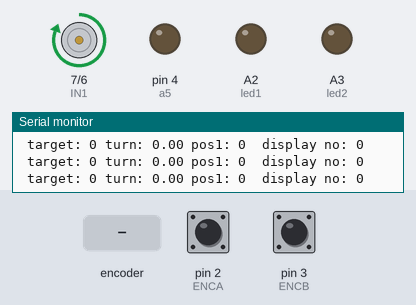
The sketch below on a simulated Arduino Uno, built with avr-gcc and run on an emulated ATmega328P. Parts: motor-driver pin pairs drawn as motors (green arrow = first pin HIGH = forward, orange = second pin HIGH = backward, longer = more drive), output pins drawn as LEDs (lit = HIGH), the last lines printed to the serial monitor. The inputs (shaded band) are chosen by the test bench; at power-on: pin 2 (ENCA) HIGH, pin 3 (ENCB) HIGH.

Above: at 1.2 s.
1.3 s: rotary encoder on pin 2 (ENCA) / pin 3 (ENCB) turned 1 step (first pin leading)
At 2.0 s:
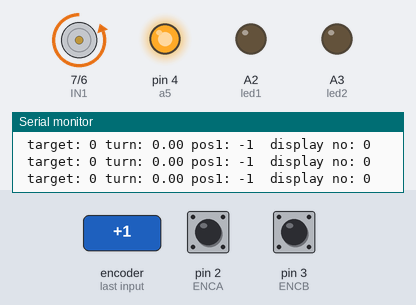
3.0 s: rotary encoder on pin 2 (ENCA) / pin 3 (ENCB) turned 2 steps (second pin leading)
At 3.18 s:
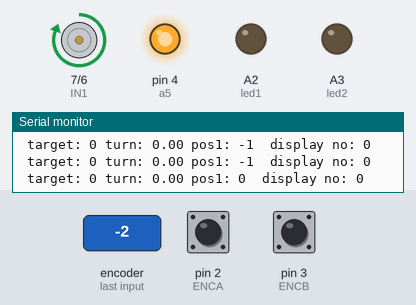
Timing chart, 0 to 6.0 s (numbered marks = the images above; inputs shaded):
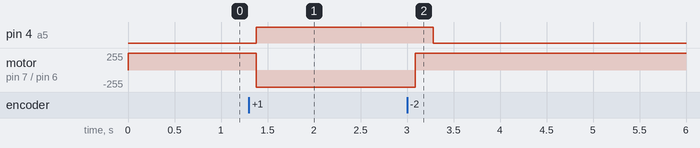

Measured:
- after the input at 1.3 s, pin 4 (a5): LOW → HIGH after 0.08 s; motor on pin 7 (IN1) / pin 6 (IN2): forward 255/255 → backward 255/255 after 0.08 s
- after the input at 3.0 s, pin 4 (a5): HIGH → LOW after 0.28 s; motor on pin 7 (IN1) / pin 6 (IN2): backward 255/255 → forward 255/255 after 0.09 s

The sketch:

project_3_son_1.ino
```cpp
#include <util/atomic.h>
#include<Wire.h>
#define ENCA 2 // YELLOW
#define ENCB 3 // WHITE

#define IN2 6
#define IN1 7


volatile int posi = 0;
long prevT = 0;
float eprev = 0;
float eintegral = 0;
float turn;
int a1 = 8;
int a2 = 9;
int a3 = 10;
int a4 = 11;
int a5 = 4;
int led1= A2;
int led2= A3;


int x;
int n;
int d1;
int t=0;
int pos = 0;
int target =0;

void setup() {

  Serial.begin(9600);
  pinMode(0,INPUT_PULLUP);
  pinMode(ENCA,INPUT_PULLUP);
  pinMode(ENCB,INPUT_PULLUP);
  attachInterrupt(digitalPinToInterrupt(ENCA),readEncoder,RISING);
  pinMode(a5, OUTPUT);

  pinMode(IN1,OUTPUT);
  pinMode(IN2,OUTPUT);

  Serial.println("target pos");
}

void loop() {


 d1=pos/290;
 disp1(d1);


  while (Serial.available()>0 ){

  turn = Serial.parseFloat();


  }
  target = turn*290;
  if(pos>2610){
   analogWrite(led1,0);
   analogWrite(led2,255);
    digitalWrite(5,HIGH);
    digitalWrite(12,HIGH);
  }
  else if(pos<-2610){
   analogWrite(led1,255);
   analogWrite(led2,0);
    digitalWrite(5,HIGH);
    digitalWrite(12,HIGH);
  }
  else {
   analogWrite(led1,0);
   analogWrite(led2,0);
    digitalWrite(5,LOW);
    digitalWrite(12,LOW);
  }

  if(pos<0){
   digitalWrite(a5, HIGH);
  }
  else if (pos>0){
  digitalWrite(a5, LOW);

  }

    Serial.print(" target: ");
    Serial.print(target);
    Serial.print(" turn: ");
    Serial.print(turn);
    Serial.print(" pos1: ");
    Serial.print(pos);
    Serial.print("  display no: ");
    Serial.println(d1);


  float kp = 1;
  float kd = 0.025;
  float ki = 0.0;


  long currT = micros();
  float deltaT = ((float) (currT - prevT))/( 1.0e6 );
  prevT = currT;


  ATOMIC_BLOCK(ATOMIC_RESTORESTATE) {
    pos = posi;
  }


  int e = pos - target;


  float dedt = (e-eprev)/(deltaT);


  eintegral = eintegral + e*deltaT;


  float u = kp*e + kd*dedt + ki*eintegral;


  int dir = 1;
  if(u<0){
    dir = -1;
  }


  setMotor(dir,IN1,IN2);


  eprev = e;


}

void setMotor(int dir, int in1, int in2){
  if(dir == 1){
    digitalWrite(in1,HIGH);
    digitalWrite(in2,LOW);
  }
  else if(dir == -1){
    digitalWrite(in1,LOW);
    digitalWrite(in2,HIGH);
  }
  else{
    digitalWrite(in1,LOW);
    digitalWrite(in2,LOW);
  }
}
void disp1(int num)
{

  if(num == 0)
  {
    digitalWrite(a1, LOW);
    digitalWrite(a2, LOW);
    digitalWrite(a3, LOW);
    digitalWrite(a4, LOW);
  }
  if(num == 1 || num == -1)
  {
    digitalWrite(a1, HIGH);
    digitalWrite(a2, LOW);
    digitalWrite(a3, LOW);
    digitalWrite(a4, LOW);
  }
  if(num == 2 || num == -2)
  {
    digitalWrite(a1, LOW);
    digitalWrite(a2, HIGH);
    digitalWrite(a3, LOW);
    digitalWrite(a4, LOW);
  }
  if(num == 3 || num == -3)
  {
    digitalWrite(a1, HIGH);
    digitalWrite(a2, HIGH);
    digitalWrite(a3, LOW);
    digitalWrite(a4, LOW);
  }
  if(num == 4 || num == -4)
  {
    digitalWrite(a1, LOW);
    digitalWrite(a2, LOW);
    digitalWrite(a3, HIGH);
    digitalWrite(a4, LOW);
  }
  if(num == 5 || num == -5)
  {
    digitalWrite(a1, HIGH);
    digitalWrite(a2, LOW);
    digitalWrite(a3, HIGH);
    digitalWrite(a4, LOW);
  }
  if(num == 6 || num == -6)
  {
    digitalWrite(a1, LOW);
    digitalWrite(a2, HIGH);
    digitalWrite(a3, HIGH);
    digitalWrite(a4, LOW);
  }
  if(num == 7 || num == -7)
  {
    digitalWrite(a1, HIGH);
    digitalWrite(a2, HIGH);
    digitalWrite(a3, HIGH);
    digitalWrite(a4, LOW);
  }
  if(num == 8 || num == -8)
  {
    digitalWrite(a1, LOW);
    digitalWrite(a2, LOW);
    digitalWrite(a3, LOW);
    digitalWrite(a4, HIGH);
  }
  if(num == 9 || num == -9)
  {
    digitalWrite(a1, HIGH);
    digitalWrite(a2, LOW);
    digitalWrite(a3, LOW);
    digitalWrite(a4, HIGH);
  }
}
void readEncoder(){
  int b = digitalRead(ENCB);
  if(b > 0){
    posi++;
  }
  else{
    posi--;
  }
}
```
